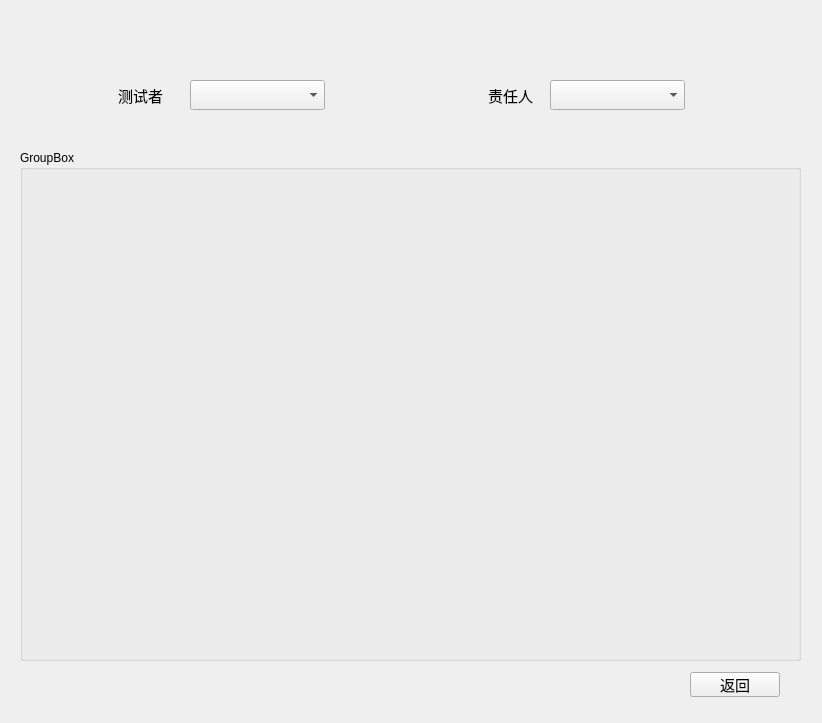
<?xml version="1.0" encoding="UTF-8"?>
<ui version="4.0">
 <class>HistroyAssess</class>
 <widget class="QWidget" name="HistroyAssess">
  <property name="geometry">
   <rect>
    <x>0</x>
    <y>0</y>
    <width>822</width>
    <height>723</height>
   </rect>
  </property>
  <property name="windowTitle">
   <string>Form</string>
  </property>
  <widget class="QWidget" name="widget" native="true">
   <property name="geometry">
    <rect>
     <x>10</x>
     <y>10</y>
     <width>801</width>
     <height>701</height>
    </rect>
   </property>
   <widget class="QComboBox" name="objNameBox">
    <property name="geometry">
     <rect>
      <x>180</x>
      <y>70</y>
      <width>135</width>
      <height>30</height>
     </rect>
    </property>
   </widget>
   <widget class="QGroupBox" name="historyResultBox">
    <property name="geometry">
     <rect>
      <x>10</x>
      <y>140</y>
      <width>781</width>
      <height>511</height>
     </rect>
    </property>
    <property name="title">
     <string>GroupBox</string>
    </property>
   </widget>
   <widget class="QPushButton" name="returnBack">
    <property name="geometry">
     <rect>
      <x>680</x>
      <y>662</y>
      <width>90</width>
      <height>25</height>
     </rect>
    </property>
    <property name="font">
     <font>
      <pointsize>11</pointsize>
     </font>
    </property>
    <property name="text">
     <string>返回</string>
    </property>
   </widget>
   <widget class="QComboBox" name="subNameBox">
    <property name="geometry">
     <rect>
      <x>540</x>
      <y>70</y>
      <width>135</width>
      <height>30</height>
     </rect>
    </property>
   </widget>
   <widget class="QLabel" name="label">
    <property name="geometry">
     <rect>
      <x>100</x>
      <y>70</y>
      <width>61</width>
      <height>30</height>
     </rect>
    </property>
    <property name="font">
     <font>
      <pointsize>11</pointsize>
     </font>
    </property>
    <property name="text">
     <string>测试者</string>
    </property>
    <property name="alignment">
     <set>Qt::AlignCenter</set>
    </property>
   </widget>
   <widget class="QLabel" name="label_2">
    <property name="geometry">
     <rect>
      <x>470</x>
      <y>70</y>
      <width>61</width>
      <height>30</height>
     </rect>
    </property>
    <property name="font">
     <font>
      <pointsize>11</pointsize>
     </font>
    </property>
    <property name="text">
     <string>责任人</string>
    </property>
    <property name="alignment">
     <set>Qt::AlignCenter</set>
    </property>
   </widget>
  </widget>
 </widget>
 <resources/>
 <connections/>
</ui>
